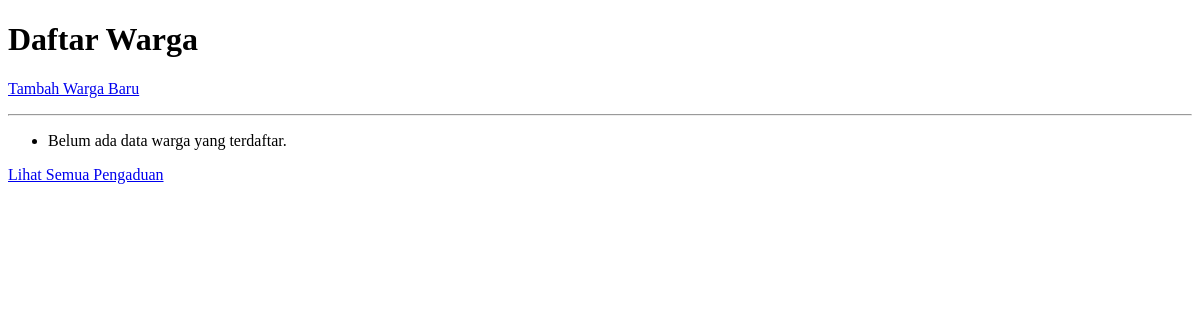
The app's page /warga/, older data.
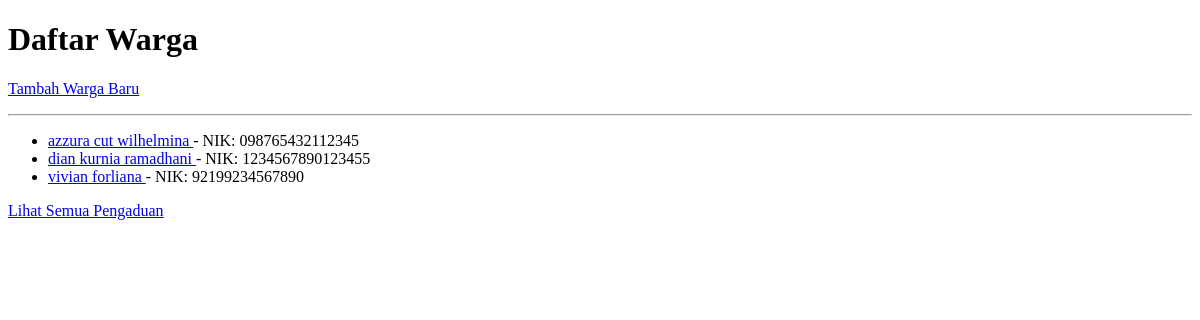
The same page, newer data.
### warga/models.py (models this page shows, shortened)
class Warga(models.Model):
    nik = models.CharField(max_length=16, unique=True, verbose_name="Nomor Induk Kependudukan")
    nama_lengkap = models.CharField(max_length=100, verbose_name="Nama Lengkap")
    alamat = models.TextField(verbose_name="Alamat Tinggal")
    no_telepon = models.CharField(max_length=15, blank=True, verbose_name="Nomor Telepon")
    tanggal_registrasi = models.DateTimeField(auto_now_add=True)
    class Meta:
        ordering = ['nama_lengkap']
        verbose_name_plural = "Warga"

### warga/views.py (the view)
# urls.py: path('', WargaListView.as_view(), name='warga-list'),
class WargaListView(ListView):
    model = Warga
    template_name = 'warga/warga_list.html'
    context_object_name = 'warga_list'

### warga/templates/warga/warga_list.html (shortened to what this page needs)
<!DOCTYPE html>
<html>
<head>
</head>
<body>
    <h1>Daftar Warga</h1>
    <p><a href="{% url 'warga-tambah' %}">Tambah Warga Baru</a></p>
    <hr>
    <ul>
        {% for warga in object_list %}
            <li>
                <a href="{% url 'warga-detail' warga.pk %}">
                    {{ warga.nama_lengkap }}
                </a> - NIK: {{ warga.nik }}
            </li>
        {% empty %}
            <li>Belum ada data warga yang terdaftar.</li>
        {% endfor %}
    </ul>
    <p><a href="{% url 'pengaduan-list' %}">Lihat Semua Pengaduan</a></p>
</body>
</html>

Row changes from the older to the newer data that the page shows:
added Warga: nama_lengkap "azzura cut wilhelmina", nik "098765432112345"
added Warga: nama_lengkap "dian kurnia ramadhani", nik "1234567890123455"
added Warga: nama_lengkap "vivian forliana", nik "92199234567890"
Text that changed along with them:
text no longer shown: "Belum ada data warga yang terdaftar."
